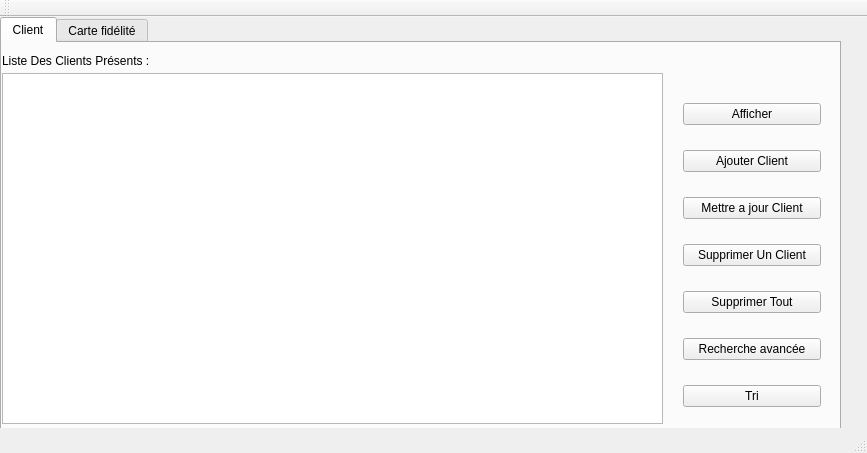
<?xml version="1.0" encoding="UTF-8"?>
<ui version="4.0">
 <class>MainWindow</class>
 <widget class="QMainWindow" name="MainWindow">
  <property name="geometry">
   <rect>
    <x>0</x>
    <y>0</y>
    <width>867</width>
    <height>453</height>
   </rect>
  </property>
  <property name="windowTitle">
   <string>MainWindow</string>
  </property>
  <widget class="QWidget" name="centralWidget">
   <widget class="QStackedWidget" name="stackedWidget">
    <property name="geometry">
     <rect>
      <x>0</x>
      <y>0</y>
      <width>841</width>
      <height>411</height>
     </rect>
    </property>
    <property name="currentIndex">
     <number>0</number>
    </property>
    <widget class="QWidget" name="page">
     <widget class="QTabWidget" name="tabWidget">
      <property name="geometry">
       <rect>
        <x>0</x>
        <y>0</y>
        <width>841</width>
        <height>431</height>
       </rect>
      </property>
      <property name="currentIndex">
       <number>0</number>
      </property>
      <widget class="QWidget" name="tab_3">
       <attribute name="title">
        <string>Client</string>
       </attribute>
       <widget class="QTableWidget" name="tableWidget">
        <property name="geometry">
         <rect>
          <x>0</x>
          <y>30</y>
          <width>661</width>
          <height>351</height>
         </rect>
        </property>
       </widget>
       <widget class="QWidget" name="layoutWidget">
        <property name="geometry">
         <rect>
          <x>670</x>
          <y>30</y>
          <width>160</width>
          <height>371</height>
         </rect>
        </property>
        <layout class="QVBoxLayout" name="verticalLayout">
         <item>
          <widget class="QPushButton" name="pushButton_2">
           <property name="styleSheet">
            <string notr="true">border-image:url(&quot;C:/Users/Khaled/Downloads/ajouter.png&quot;);</string>
           </property>
           <property name="text">
            <string>Afficher</string>
           </property>
          </widget>
         </item>
         <item>
          <widget class="QPushButton" name="pushButton">
           <property name="text">
            <string>Ajouter Client</string>
           </property>
          </widget>
         </item>
         <item>
          <widget class="QPushButton" name="pushButton_3">
           <property name="text">
            <string>Mettre a jour Client</string>
           </property>
          </widget>
         </item>
         <item>
          <widget class="QPushButton" name="pushButton_5">
           <property name="text">
            <string>Supprimer Un Client</string>
           </property>
          </widget>
         </item>
         <item>
          <widget class="QPushButton" name="pushButton_4">
           <property name="text">
            <string>Supprimer Tout</string>
           </property>
          </widget>
         </item>
         <item>
          <widget class="QPushButton" name="pushButton_28">
           <property name="text">
            <string>Recherche avancée</string>
           </property>
          </widget>
         </item>
         <item>
          <widget class="QPushButton" name="pushButton_23">
           <property name="text">
            <string>Tri</string>
           </property>
          </widget>
         </item>
        </layout>
       </widget>
       <widget class="QLabel" name="label">
        <property name="geometry">
         <rect>
          <x>0</x>
          <y>10</y>
          <width>161</width>
          <height>16</height>
         </rect>
        </property>
        <property name="text">
         <string>Liste Des Clients Présents :</string>
        </property>
       </widget>
      </widget>
      <widget class="QWidget" name="tab_4">
       <attribute name="title">
        <string>Carte fidélité</string>
       </attribute>
       <widget class="QTableWidget" name="tableWidget_2">
        <property name="geometry">
         <rect>
          <x>0</x>
          <y>20</y>
          <width>661</width>
          <height>351</height>
         </rect>
        </property>
       </widget>
       <widget class="QWidget" name="layoutWidget_10">
        <property name="geometry">
         <rect>
          <x>670</x>
          <y>20</y>
          <width>160</width>
          <height>371</height>
         </rect>
        </property>
        <layout class="QVBoxLayout" name="verticalLayout_6">
         <item>
          <widget class="QPushButton" name="pushButton_12">
           <property name="styleSheet">
            <string notr="true">border-image:url(&quot;C:/Users/Khaled/Downloads/ajouter.png&quot;);</string>
           </property>
           <property name="text">
            <string>Afficher</string>
           </property>
          </widget>
         </item>
         <item>
          <widget class="QPushButton" name="pushButton_13">
           <property name="text">
            <string>Ajouter Une Carte</string>
           </property>
          </widget>
         </item>
         <item>
          <widget class="QPushButton" name="pushButton_14">
           <property name="text">
            <string>Mettre a jour Une Carte</string>
           </property>
          </widget>
         </item>
         <item>
          <widget class="QPushButton" name="pushButton_15">
           <property name="text">
            <string>Supprimer Une Carte</string>
           </property>
          </widget>
         </item>
         <item>
          <widget class="QPushButton" name="pushButton_16">
           <property name="text">
            <string>Supprimer Tout</string>
           </property>
          </widget>
         </item>
        </layout>
       </widget>
       <widget class="QLabel" name="label_10">
        <property name="geometry">
         <rect>
          <x>0</x>
          <y>0</y>
          <width>161</width>
          <height>16</height>
         </rect>
        </property>
        <property name="text">
         <string>Liste Des Clients Présents :</string>
        </property>
       </widget>
      </widget>
     </widget>
    </widget>
    <widget class="QWidget" name="page_8">
     <widget class="QGroupBox" name="groupBox">
      <property name="geometry">
       <rect>
        <x>370</x>
        <y>60</y>
        <width>101</width>
        <height>191</height>
       </rect>
      </property>
      <property name="title">
       <string>Trier par :</string>
      </property>
      <widget class="QWidget" name="verticalLayoutWidget">
       <property name="geometry">
        <rect>
         <x>10</x>
         <y>20</y>
         <width>81</width>
         <height>161</height>
        </rect>
       </property>
       <layout class="QVBoxLayout" name="verticalLayout_11">
        <item>
         <widget class="QRadioButton" name="radioButton_2">
          <property name="text">
           <string>Nom</string>
          </property>
          <property name="checked">
           <bool>true</bool>
          </property>
         </widget>
        </item>
        <item>
         <widget class="QRadioButton" name="radioButton_3">
          <property name="text">
           <string>Prenom</string>
          </property>
         </widget>
        </item>
        <item>
         <widget class="QRadioButton" name="radioButton">
          <property name="text">
           <string>CIN</string>
          </property>
         </widget>
        </item>
       </layout>
      </widget>
     </widget>
     <widget class="QPushButton" name="pushButton_25">
      <property name="geometry">
       <rect>
        <x>420</x>
        <y>270</y>
        <width>93</width>
        <height>28</height>
       </rect>
      </property>
      <property name="text">
       <string>Annuler</string>
      </property>
     </widget>
     <widget class="QPushButton" name="pushButton_24">
      <property name="geometry">
       <rect>
        <x>320</x>
        <y>270</y>
        <width>93</width>
        <height>28</height>
       </rect>
      </property>
      <property name="text">
       <string>Trier</string>
      </property>
     </widget>
    </widget>
    <widget class="QWidget" name="page_9">
     <widget class="QPushButton" name="pushButton_26">
      <property name="geometry">
       <rect>
        <x>320</x>
        <y>270</y>
        <width>93</width>
        <height>28</height>
       </rect>
      </property>
      <property name="text">
       <string>Rechercher</string>
      </property>
     </widget>
     <widget class="QGroupBox" name="groupBox_2">
      <property name="geometry">
       <rect>
        <x>250</x>
        <y>60</y>
        <width>111</width>
        <height>191</height>
       </rect>
      </property>
      <property name="title">
       <string>Rchercher :</string>
      </property>
      <widget class="QWidget" name="verticalLayoutWidget_2">
       <property name="geometry">
        <rect>
         <x>10</x>
         <y>20</y>
         <width>81</width>
         <height>161</height>
        </rect>
       </property>
       <layout class="QVBoxLayout" name="verticalLayout_12">
        <item>
         <widget class="QRadioButton" name="radioButton_4">
          <property name="text">
           <string>Nom</string>
          </property>
          <property name="checked">
           <bool>true</bool>
          </property>
         </widget>
        </item>
        <item>
         <widget class="QRadioButton" name="radioButton_5">
          <property name="text">
           <string>Prenom</string>
          </property>
         </widget>
        </item>
        <item>
         <widget class="QRadioButton" name="radioButton_6">
          <property name="text">
           <string>CIN</string>
          </property>
         </widget>
        </item>
       </layout>
      </widget>
     </widget>
     <widget class="QPushButton" name="pushButton_27">
      <property name="geometry">
       <rect>
        <x>420</x>
        <y>270</y>
        <width>93</width>
        <height>28</height>
       </rect>
      </property>
      <property name="text">
       <string>Annuler</string>
      </property>
     </widget>
     <widget class="QGroupBox" name="groupBox_3">
      <property name="geometry">
       <rect>
        <x>370</x>
        <y>60</y>
        <width>391</width>
        <height>191</height>
       </rect>
      </property>
      <property name="title">
       <string>Emplacement :</string>
      </property>
      <widget class="QLineEdit" name="lineEdit_9">
       <property name="geometry">
        <rect>
         <x>150</x>
         <y>90</y>
         <width>231</width>
         <height>22</height>
        </rect>
       </property>
      </widget>
      <widget class="QWidget" name="verticalLayoutWidget_3">
       <property name="geometry">
        <rect>
         <x>10</x>
         <y>30</y>
         <width>131</width>
         <height>151</height>
        </rect>
       </property>
       <layout class="QVBoxLayout" name="verticalLayout_13">
        <item>
         <widget class="QRadioButton" name="radioButton_9">
          <property name="text">
           <string>Contient :</string>
          </property>
         </widget>
        </item>
        <item>
         <widget class="QRadioButton" name="radioButton_7">
          <property name="text">
           <string>Commence Par :</string>
          </property>
          <property name="checked">
           <bool>true</bool>
          </property>
         </widget>
        </item>
        <item>
         <widget class="QRadioButton" name="radioButton_8">
          <property name="text">
           <string>Se Termine Par :</string>
          </property>
         </widget>
        </item>
       </layout>
      </widget>
     </widget>
    </widget>
    <widget class="QWidget" name="page_2">
     <widget class="QWidget" name="layoutWidget_2">
      <property name="geometry">
       <rect>
        <x>310</x>
        <y>340</y>
        <width>251</width>
        <height>30</height>
       </rect>
      </property>
      <layout class="QHBoxLayout" name="horizontalLayout">
       <item>
        <widget class="QPushButton" name="pushButton_6">
         <property name="text">
          <string>Ajouter</string>
         </property>
        </widget>
       </item>
       <item>
        <widget class="QPushButton" name="pushButton_7">
         <property name="text">
          <string>Annuler</string>
         </property>
        </widget>
       </item>
      </layout>
     </widget>
     <widget class="QWidget" name="layoutWidget_3">
      <property name="geometry">
       <rect>
        <x>300</x>
        <y>50</y>
        <width>331</width>
        <height>281</height>
       </rect>
      </property>
      <layout class="QVBoxLayout" name="verticalLayout_2">
       <item>
        <widget class="QLineEdit" name="lineEdit"/>
       </item>
       <item>
        <widget class="QLineEdit" name="lineEdit_2"/>
       </item>
       <item>
        <widget class="QLineEdit" name="lineEdit_3"/>
       </item>
       <item>
        <widget class="QLineEdit" name="lineEdit_5"/>
       </item>
      </layout>
     </widget>
     <widget class="QWidget" name="layoutWidget_4">
      <property name="geometry">
       <rect>
        <x>240</x>
        <y>60</y>
        <width>61</width>
        <height>251</height>
       </rect>
      </property>
      <layout class="QVBoxLayout" name="verticalLayout_3">
       <item>
        <widget class="QLabel" name="label_2">
         <property name="text">
          <string>Nom :</string>
         </property>
        </widget>
       </item>
       <item>
        <widget class="QLabel" name="label_3">
         <property name="text">
          <string>Prénom :</string>
         </property>
        </widget>
       </item>
       <item>
        <widget class="QLabel" name="label_4">
         <property name="text">
          <string>CIN :</string>
         </property>
        </widget>
       </item>
       <item>
        <widget class="QLabel" name="label_5">
         <property name="text">
          <string>D_V :</string>
         </property>
        </widget>
       </item>
      </layout>
     </widget>
    </widget>
    <widget class="QWidget" name="page_5">
     <widget class="QWidget" name="layoutWidget_11">
      <property name="geometry">
       <rect>
        <x>320</x>
        <y>330</y>
        <width>251</width>
        <height>30</height>
       </rect>
      </property>
      <layout class="QHBoxLayout" name="horizontalLayout_5">
       <item>
        <widget class="QPushButton" name="pushButton_17">
         <property name="text">
          <string>Ajouter</string>
         </property>
        </widget>
       </item>
       <item>
        <widget class="QPushButton" name="pushButton_18">
         <property name="text">
          <string>Annuler</string>
         </property>
        </widget>
       </item>
      </layout>
     </widget>
     <widget class="QWidget" name="layoutWidget_12">
      <property name="geometry">
       <rect>
        <x>310</x>
        <y>40</y>
        <width>331</width>
        <height>281</height>
       </rect>
      </property>
      <layout class="QVBoxLayout" name="verticalLayout_7">
       <item>
        <widget class="QLineEdit" name="lineEdit_12"/>
       </item>
       <item>
        <widget class="QLineEdit" name="lineEdit_13"/>
       </item>
      </layout>
     </widget>
     <widget class="QWidget" name="layoutWidget_13">
      <property name="geometry">
       <rect>
        <x>250</x>
        <y>80</y>
        <width>61</width>
        <height>201</height>
       </rect>
      </property>
      <layout class="QVBoxLayout" name="verticalLayout_8">
       <item>
        <widget class="QLabel" name="label_14">
         <property name="text">
          <string>CIN :</string>
         </property>
        </widget>
       </item>
       <item>
        <widget class="QLabel" name="label_15">
         <property name="text">
          <string>Points :</string>
         </property>
        </widget>
       </item>
      </layout>
     </widget>
    </widget>
    <widget class="QWidget" name="page_6">
     <widget class="QWidget" name="layoutWidget_14">
      <property name="geometry">
       <rect>
        <x>250</x>
        <y>100</y>
        <width>93</width>
        <height>181</height>
       </rect>
      </property>
      <layout class="QVBoxLayout" name="verticalLayout_9">
       <item>
        <widget class="QLabel" name="label_16">
         <property name="text">
          <string>CIN :</string>
         </property>
        </widget>
       </item>
       <item>
        <widget class="QLabel" name="label_17">
         <property name="text">
          <string>Points :</string>
         </property>
        </widget>
       </item>
      </layout>
     </widget>
     <widget class="QWidget" name="layoutWidget_15">
      <property name="geometry">
       <rect>
        <x>360</x>
        <y>330</y>
        <width>195</width>
        <height>30</height>
       </rect>
      </property>
      <layout class="QHBoxLayout" name="horizontalLayout_6">
       <item>
        <widget class="QPushButton" name="pushButton_19">
         <property name="text">
          <string>Mettre A Jour</string>
         </property>
        </widget>
       </item>
       <item>
        <widget class="QPushButton" name="pushButton_20">
         <property name="text">
          <string>Annuler</string>
         </property>
        </widget>
       </item>
      </layout>
     </widget>
     <widget class="QWidget" name="layoutWidget_16">
      <property name="geometry">
       <rect>
        <x>350</x>
        <y>70</y>
        <width>291</width>
        <height>251</height>
       </rect>
      </property>
      <layout class="QVBoxLayout" name="verticalLayout_10">
       <item>
        <widget class="QLineEdit" name="lineEdit_11"/>
       </item>
       <item>
        <widget class="QLineEdit" name="lineEdit_15"/>
       </item>
      </layout>
     </widget>
    </widget>
    <widget class="QWidget" name="page_3">
     <widget class="QWidget" name="layoutWidget_5">
      <property name="geometry">
       <rect>
        <x>210</x>
        <y>60</y>
        <width>93</width>
        <height>241</height>
       </rect>
      </property>
      <layout class="QVBoxLayout" name="verticalLayout_4">
       <item>
        <widget class="QLabel" name="label_6">
         <property name="text">
          <string>Nom :</string>
         </property>
        </widget>
       </item>
       <item>
        <widget class="QLabel" name="label_7">
         <property name="text">
          <string>Prénom :</string>
         </property>
        </widget>
       </item>
       <item>
        <widget class="QLabel" name="label_8">
         <property name="text">
          <string>CIN :</string>
         </property>
        </widget>
       </item>
       <item>
        <widget class="QLabel" name="label_9">
         <property name="text">
          <string>Dernière visite :</string>
         </property>
        </widget>
       </item>
      </layout>
     </widget>
     <widget class="QWidget" name="layoutWidget_6">
      <property name="geometry">
       <rect>
        <x>310</x>
        <y>60</y>
        <width>291</width>
        <height>251</height>
       </rect>
      </property>
      <layout class="QVBoxLayout" name="verticalLayout_5">
       <item>
        <widget class="QLineEdit" name="lineEdit_4"/>
       </item>
       <item>
        <widget class="QLineEdit" name="lineEdit_6"/>
       </item>
       <item>
        <widget class="QLineEdit" name="lineEdit_7"/>
       </item>
       <item>
        <widget class="QLineEdit" name="lineEdit_8"/>
       </item>
      </layout>
     </widget>
     <widget class="QWidget" name="layoutWidget_7">
      <property name="geometry">
       <rect>
        <x>320</x>
        <y>320</y>
        <width>195</width>
        <height>30</height>
       </rect>
      </property>
      <layout class="QHBoxLayout" name="horizontalLayout_2">
       <item>
        <widget class="QPushButton" name="pushButton_8">
         <property name="text">
          <string>Mettre A Jour</string>
         </property>
        </widget>
       </item>
       <item>
        <widget class="QPushButton" name="pushButton_9">
         <property name="text">
          <string>Annuler</string>
         </property>
        </widget>
       </item>
      </layout>
     </widget>
    </widget>
    <widget class="QWidget" name="page_4">
     <widget class="QWidget" name="layoutWidget_8">
      <property name="geometry">
       <rect>
        <x>300</x>
        <y>150</y>
        <width>311</width>
        <height>24</height>
       </rect>
      </property>
      <layout class="QHBoxLayout" name="horizontalLayout_3">
       <item>
        <widget class="QLabel" name="label_11">
         <property name="text">
          <string>CIN :</string>
         </property>
        </widget>
       </item>
       <item>
        <widget class="QLineEdit" name="lineEdit_10"/>
       </item>
      </layout>
     </widget>
     <widget class="QWidget" name="layoutWidget_9">
      <property name="geometry">
       <rect>
        <x>350</x>
        <y>180</y>
        <width>221</width>
        <height>30</height>
       </rect>
      </property>
      <layout class="QHBoxLayout" name="horizontalLayout_4">
       <item>
        <widget class="QPushButton" name="pushButton_10">
         <property name="text">
          <string>Supprimer</string>
         </property>
        </widget>
       </item>
       <item>
        <widget class="QPushButton" name="pushButton_11">
         <property name="text">
          <string>Annuler</string>
         </property>
        </widget>
       </item>
      </layout>
     </widget>
    </widget>
    <widget class="QWidget" name="page_7">
     <widget class="QWidget" name="layoutWidget_17">
      <property name="geometry">
       <rect>
        <x>340</x>
        <y>180</y>
        <width>221</width>
        <height>30</height>
       </rect>
      </property>
      <layout class="QHBoxLayout" name="horizontalLayout_7">
       <item>
        <widget class="QPushButton" name="pushButton_21">
         <property name="text">
          <string>Supprimer</string>
         </property>
        </widget>
       </item>
       <item>
        <widget class="QPushButton" name="pushButton_22">
         <property name="text">
          <string>Annuler</string>
         </property>
        </widget>
       </item>
      </layout>
     </widget>
     <widget class="QWidget" name="layoutWidget_18">
      <property name="geometry">
       <rect>
        <x>290</x>
        <y>150</y>
        <width>311</width>
        <height>24</height>
       </rect>
      </property>
      <layout class="QHBoxLayout" name="horizontalLayout_8">
       <item>
        <widget class="QLabel" name="label_12">
         <property name="text">
          <string>CIN :</string>
         </property>
        </widget>
       </item>
       <item>
        <widget class="QLineEdit" name="lineEdit_14"/>
       </item>
      </layout>
     </widget>
    </widget>
   </widget>
  </widget>
  <widget class="QMenuBar" name="menuBar">
   <property name="geometry">
    <rect>
     <x>0</x>
     <y>0</y>
     <width>867</width>
     <height>26</height>
    </rect>
   </property>
  </widget>
  <widget class="QToolBar" name="mainToolBar">
   <attribute name="toolBarArea">
    <enum>TopToolBarArea</enum>
   </attribute>
   <attribute name="toolBarBreak">
    <bool>false</bool>
   </attribute>
  </widget>
  <widget class="QStatusBar" name="statusBar"/>
 </widget>
 <layoutdefault spacing="6" margin="11"/>
 <resources/>
 <connections/>
</ui>
